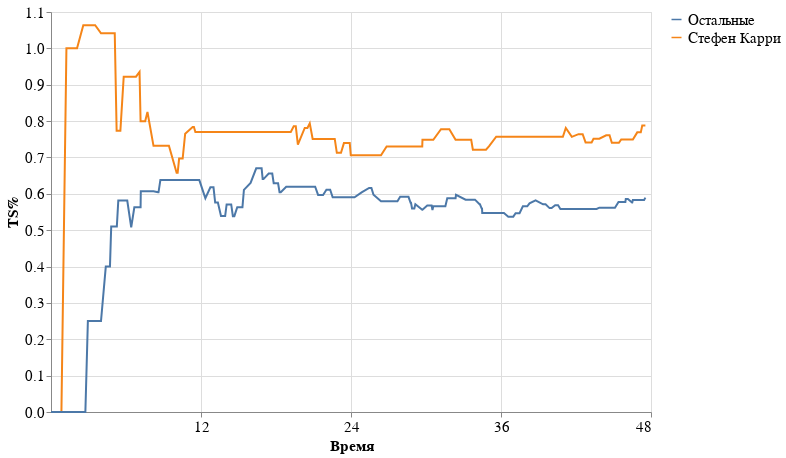

Notebook code for this chart:
### Code cell
def plot_ts(line, player_name):
    rr = (line
          [['player_ts', 'other_ts']]
          .rename(columns={'player_ts': player_name,
                           'other_ts': 'Остальные'})
         .reset_index()
         .melt(id_vars='game_minute',  
               value_name='ts')
         )
    tt = alt.Chart(rr, height=400, width=600)
    lines = (tt
             .mark_line(color='blue')
             .encode(x=alt.X('game_minute', title='Время', 
                             scale=alt.Scale(domain=(0, 48), clamp=True),
                             axis=alt.Axis(values=[12, 24, 36, 48], grid=True)
                            ), 
                     y=alt.Y('ts', title='TS%', 
                            ) ,
                     color=alt.Color('variable', title='')
                      )
            )


    return (
        (lines 

        )
        .configure_legend(labelFontSize=15)
        .configure_axis(
            labelFontSize=15,
            titleFontSize=15
        )
    )

plot_ts(line_curry, player_name='Стефен Карри')

### Figure 1 — Vega-Lite specification as saved in the notebook (floating-point values rounded to 4 significant figures; data arrays with more than 128 entries replaced by an {"elided": "..."} marker saying what was removed)
{"config": {"view": {"continuousWidth": 400, "continuousHeight": 300}, "axis": {"labelFontSize": 15, "titleFontSize": 15}, "legend": {"labelFontSize": 15}}, "data": {"name": "data-8a8b40c479d86bb99692d890d7881b6c"}, "mark": {"type": "line", "color": "blue"}, "encoding": {"color": {"type": "nominal", "field": "variable", "title": ""}, "x": {"type": "quantitative", "axis": {"grid": true, "values": [12, 24, 36, 48]}, "field": "game_minute", "scale": {"clamp": true, "domain": [0, 48]}, "title": "Время"}, "y": {"type": "quantitative", "field": "ts", "title": "TS%"}}, "height": 400, "width": 600, "$schema": "https://vega.github.io/schema/vega-lite/v4.8.1.json", "datasets": {"data-8a8b40c479d86bb99692d890d7881b6c": {"elided": "402 records"}}}
